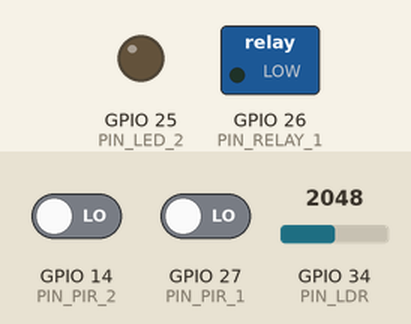
Recording of a sketch running on a simulated ESP32. Shown: switched loads named in the sketch (green lamp = pin HIGH), output pins drawn as LEDs (lit = HIGH). The inputs (shaded band) are chosen by the test bench; at power-on: GPIO 14 (PIN_PIR_2) LOW, GPIO 27 (PIN_PIR_1) LOW, GPIO 34 (PIN_LDR) = 2048. WiFi joins after 1.5 s; servers stay silent unless stated; random numbers use the default seed unless the sketch sets one; EEPROM starts erased; no MQTT or app messages arrive unless stated; what the sketch prints to the serial monitor is not drawn.

Above: at 3.3 s.
3.4 s: GPIO 14 (PIN_PIR_2) driven HIGH
At 4.4 s:
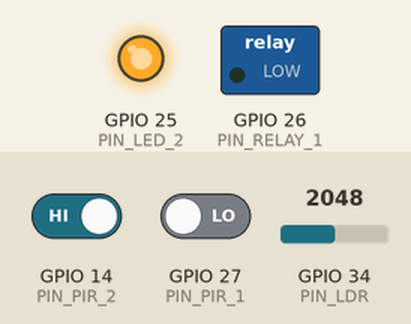
4.9 s: GPIO 27 (PIN_PIR_1) driven HIGH
Timing chart, 0 to 7.9 s (numbered marks = the images above; inputs shaded):
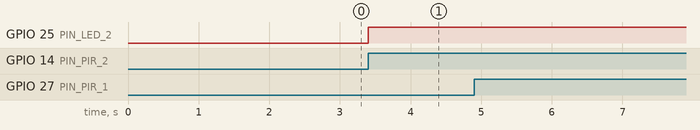

Measured:
- after the input at 3.4 s, GPIO 25 (PIN_LED_2): LOW → HIGH at once

The sketch:

esp32_firmware.ino
```cpp
/**
 * ============================================================================
 * Proyecto: SILA / Lumina IoT
 * Firmware: ESP32 Físico MULTI-NODO (Nodo 1 y Nodo 2) con MODO GLOBAL ÚNICO
 *
 * CARACTERÍSTICAS:
 * 1. Identidad limpia (SIN duplicados):
 *    - NODO 1: "sim-01" (Relé en GPIO 26, PIR 1 en GPIO 27, LDR en GPIO 34)
 *    - NODO 2: "sim-02" (LED 2 en GPIO 25, PIR 2 en GPIO 14)
 *
 * 2. MODO GLOBAL ÚNICO DEL SISTEMA:
 *    - "manual": Control individual desde la web por botones. Sensores no tocan la luz.
 *    - "pir": Modo Presencia.
 *             - PIR 1 gobierna únicamente el Relé 1 (10s de apagado).
 *             - PIR 2 gobierna únicamente el LED 2 (10s de apagado).
 *             - El sensor LDR NO interviene.
 *    - "ldr": Modo Luminaria / Crepuscular.
 *             - El sensor LDR gobierna AMBOS leds/focos a la vez.
 *             - Luz < 40% (oscuro) -> Se encienden AMBOS leds.
 *             - Luz >= 43% (iluminado) -> Se apagan AMBOS leds.
 *             - Los sensores PIR NO intervienen.
 * ============================================================================
 */

#include <WiFi.h>
#include <PubSubClient.h>
#include <ArduinoJson.h>
#include <Preferences.h>
#include "config.h"

// ─── Clientes y Memoria ───────────────────────────────────────────────────────
WiFiClient espClient;
PubSubClient client(espClient);
Preferences preferences;

// ─── Modo Global Único del Sistema ───────────────────────────────────────────
String modoGlobal = "pir";               // "manual" | "pir" | "ldr"

// ─── Variables de Estado - NODO 1 (sim-01) ───────────────────────────────────
String estadoFoco_1 = "off";
unsigned long ultimoMovimiento_1 = 0;
bool presenciaOcupada_1 = false;
unsigned long lastMsg_1 = 0;

// ─── Variables de Estado - NODO 2 (sim-02) ───────────────────────────────────
String estadoFoco_2 = "off";
unsigned long ultimoMovimiento_2 = 0;
bool presenciaOcupada_2 = false;
unsigned long lastMsg_2 = 0;

// ─── Prototipos ──────────────────────────────────────────────────────────────
void aplicarFoco1(bool encender);
void aplicarFoco2(bool encender);
void cambiarModoGlobal(String nuevoModo);
void conectarWiFi();
void reconnect();
void callback(char* topic, byte* payload, unsigned int length);
void enviarTelemetriaNodo1(int lightLevel);
void enviarTelemetriaNodo2(int lightLevel);

// ─── SETUP ───────────────────────────────────────────────────────────────────
void setup() {
  Serial.begin(115200);
  delay(500);
  Serial.println("\n========================================================");
  Serial.println("   ESP32 LUMINA IOT - SISTEMA CON MODO GLOBAL ÚNICO");
  Serial.println("   - NODO 1 (sim-01): Relé GPIO 26 | PIR 1 GPIO 27 | LDR GPIO 34");
  Serial.println("   - NODO 2 (sim-02): LED 2 GPIO 25 | PIR 2 GPIO 14");
  Serial.println("========================================================");

  // Sensores PIR como entradas con resistencia pull-down interna para evitar ruido/falsos positivos
  pinMode(PIN_PIR_1, INPUT_PULLDOWN);
  pinMode(PIN_PIR_2, INPUT_PULLDOWN);

  // Pin de salida LED 2
  pinMode(PIN_LED_2, OUTPUT);
  digitalWrite(PIN_LED_2, LOW);

  // Cargar estados persistidos desde flash (NVS)
  preferences.begin("lumina", false);
  modoGlobal = "pir"; // Inicia por defecto en modo PIR
  estadoFoco_1 = preferences.getString("foco1", "off");
  estadoFoco_2 = preferences.getString("foco2", "off");

  // Restaurar Nodo 1 (Relé de 5V)
  if (estadoFoco_1 == "on") {
    pinMode(PIN_RELAY_1, OUTPUT);
    digitalWrite(PIN_RELAY_1, LOW); // Relé activo bajo
    Serial.println("[INICIO] Nodo 1 (Relé): Restaurado ENCENDIDO");
  } else {
    pinMode(PIN_RELAY_1, INPUT);    // Corte Hi-Z
    Serial.println("[INICIO] Nodo 1 (Relé): Restaurado APAGADO");
  }

  // Restaurar Nodo 2 (LED 2)
  if (estadoFoco_2 == "on") {
    digitalWrite(PIN_LED_2, HIGH);
    Serial.println("[INICIO] Nodo 2 (LED 2): Restaurado ENCENDIDO");
  } else {
    digitalWrite(PIN_LED_2, LOW);
    Serial.println("[INICIO] Nodo 2 (LED 2): Restaurado APAGADO");
  }

  Serial.println("[MODO] Sistema iniciando en MODO PIR (Presencia)");

  // Conexión Wi-Fi y MQTT
  conectarWiFi();
  client.setServer(MQTT_SERVER, MQTT_PORT);
  client.setCallback(callback);
  client.setBufferSize(512);
}

// ─── CONEXIÓN WI-FI ──────────────────────────────────────────────────────────
void conectarWiFi() {
  Serial.printf("[WIFI] Conectando a: %s\n", WIFI_SSID);
  WiFi.mode(WIFI_STA);
  WiFi.begin(WIFI_SSID, WIFI_PASSWORD);

  int intentos = 0;
  while (WiFi.status() != WL_CONNECTED && intentos < 30) {
    delay(400);
    Serial.print(".");
    intentos++;
  }

  if (WiFi.status() == WL_CONNECTED) {
    Serial.println("\n[WIFI] ¡Conectado exitosamente!");
    Serial.printf("[WIFI] IP asignada: %s\n", WiFi.localIP().toString().c_str());
  } else {
    Serial.println("\n[WIFI] No se pudo conectar a la red Wi-Fi. Reintentará en loop.");
  }
}

// ─── RECONEXIÓN MQTT ─────────────────────────────────────────────────────────
void reconnect() {
  while (!client.connected()) {
    if (WiFi.status() != WL_CONNECTED) {
      conectarWiFi();
    }

    Serial.print("[MQTT] Conectando con HiveMQ...");
    String clientId = "Lumina_Global_" + String(random(0xffff), HEX);

    if (client.connect(clientId.c_str(), "sila/sim-01/status", 1, true, "offline")) {
      Serial.println(" ¡Conectado!");

      // Anunciar ÚNICAMENTE los 2 nodos reales como Online (retenido)
      client.publish("sila/sim-01/status", "online", true);
      client.publish("sila/sim-02/status", "online", true);

      // Suscripciones Nodo 1 (sim-01)
      client.subscribe("sila/sim-01/cmd");
      client.subscribe("sila/sim-01/cmd/light");
      client.subscribe("sila/sim-01/cmd/mode");

      // Suscripciones Nodo 2 (sim-02)
      client.subscribe("sila/sim-02/cmd");
      client.subscribe("sila/sim-02/cmd/light");
      client.subscribe("sila/sim-02/cmd/mode");

      // Tópicos globales y legacy
      client.subscribe("sila/cmd/mode");
      client.subscribe("qazadores/sensor/control");

      Serial.println("[MQTT] Suscripciones activas para sim-01 y sim-02.");

      // Forzar telemetría inmediata de ambos
      lastMsg_1 = 0;
      lastMsg_2 = 0;
    } else {
      Serial.printf(" Falló (rc=%d). Reintentando en 5 segundos...\n", client.state());
      delay(5000);
    }
  }
}

// ─── CONTROL DEL RELÉ 1 (NODO 1) ─────────────────────────────────────────────
void aplicarFoco1(bool encender) {
  if (encender) {
    pinMode(PIN_RELAY_1, OUTPUT);
    digitalWrite(PIN_RELAY_1, LOW); // Enciende relé (activo bajo)
    estadoFoco_1 = "on";
  } else {
    pinMode(PIN_RELAY_1, INPUT);    // Apaga relé (Hi-Z corte total)
    estadoFoco_1 = "off";
  }
  preferences.putString("foco1", estadoFoco_1);
}

// ─── CONTROL DEL LED 2 (NODO 2) ──────────────────────────────────────────────
void aplicarFoco2(bool encender) {
  if (encender) {
    pinMode(PIN_LED_2, OUTPUT);
    digitalWrite(PIN_LED_2, HIGH);  // Enciende LED 2 (3.3V)
    estadoFoco_2 = "on";
  } else {
    pinMode(PIN_LED_2, OUTPUT);
    digitalWrite(PIN_LED_2, LOW);   // Apaga LED 2 (0V)
    estadoFoco_2 = "off";
  }
  preferences.putString("foco2", estadoFoco_2);
}

// ─── CAMBIAR MODO GLOBAL ─────────────────────────────────────────────────────
void cambiarModoGlobal(String nuevoModo) {
  modoGlobal = nuevoModo;
  Serial.printf("\n>>> [MODO GLOBAL] El sistema cambió a: MODO %s <<<\n", modoGlobal.c_str());

  // Al pasar a modo PIR, si no hay presencia inmediata, apagamos de una vez
  if (modoGlobal == "pir") {
    if (!presenciaOcupada_1 && estadoFoco_1 == "on") aplicarFoco1(false);
    if (!presenciaOcupada_2 && estadoFoco_2 == "on") aplicarFoco2(false);
  }

  // Notificar inmediatamente a ambos nodos en la app
  lastMsg_1 = 0;
  lastMsg_2 = 0;
}

// ─── CALLBACK DE MENSAJES MQTT ───────────────────────────────────────────────
void callback(char* topic, byte* payload, unsigned int length) {
  String mensaje = "";
  for (unsigned int i = 0; i < length; i++) {
    mensaje += (char)payload[i];
  }

  String t = String(topic);
  Serial.printf("[MQTT RECV] %s -> %s\n", topic, mensaje.c_str());

  JsonDocument doc;
  DeserializationError err = deserializeJson(doc, mensaje);
  if (err) return;

  // Extraer comando
  String comando = "";
  if (!doc["action"].isNull())   comando = doc["action"].as<String>();
  if (comando == "" && !doc["comando"].isNull()) comando = doc["comando"].as<String>();
  if (comando == "" && !doc["state"].isNull())   comando = doc["state"].as<String>();
  if (comando == "" && !doc["light"].isNull())   comando = doc["light"].as<String>();
  if (comando == "" && !doc["mode"].isNull())    comando = doc["mode"].as<String>();
  comando.toLowerCase();
  comando.trim();

  // ── 1. Comandos de cambio de MODO GLOBAL ──
  if (comando == "manual") {
    cambiarModoGlobal("manual");
    return;
  }
  if (comando == "pir" || comando == "auto" || comando == "automatico" || comando == "presencia") {
    cambiarModoGlobal("pir");
    return;
  }
  if (comando == "ldr" || comando == "luminaria" || comando == "luz") {
    cambiarModoGlobal("ldr");
    return;
  }

  // ── 2. Comandos de encendido / apagado manual por nodo ──
  String dev = "";
  if (!doc["deviceId"].isNull()) dev = doc["deviceId"].as<String>();
  dev.toLowerCase();

  bool esNodo2 = (t.indexOf("sim-02") >= 0 || dev == "sim-02");

  if (esNodo2) {
    if (comando == "encender" || comando == "on" || comando == "light_on") {
      aplicarFoco2(true);
      cambiarModoGlobal("manual");
      Serial.println(">> App: ENCENDER NODO 2 (Manual)");
    } else if (comando == "apagar" || comando == "off" || comando == "light_off") {
      aplicarFoco2(false);
      cambiarModoGlobal("manual");
      Serial.println(">> App: APAGAR NODO 2 (Manual)");
    }
    lastMsg_2 = 0;
  } else {
    if (comando == "encender" || comando == "on" || comando == "light_on") {
      aplicarFoco1(true);
      cambiarModoGlobal("manual");
      Serial.println(">> App: ENCENDER NODO 1 (Manual)");
    } else if (comando == "apagar" || comando == "off" || comando == "light_off") {
      aplicarFoco1(false);
      cambiarModoGlobal("manual");
      Serial.println(">> App: APAGAR NODO 1 (Manual)");
    }
    lastMsg_1 = 0;
  }
}

// ─── LOOP PRINCIPAL ──────────────────────────────────────────────────────────
void loop() {
  if (!client.connected()) {
    reconnect();
  }
  client.loop();

  unsigned long now = millis();

  // ==========================================
  // 1. SENSOR PIR 1 (NODO 1 - GPIO 27)
  // ==========================================
  int rawPir1 = digitalRead(PIN_PIR_1);
  if (rawPir1 == HIGH) {
    ultimoMovimiento_1 = now;
  }
  bool ocupado_1 = (rawPir1 == HIGH) || (ultimoMovimiento_1 > 0 && (now - ultimoMovimiento_1 < OFF_DELAY_MS));

  if (ocupado_1 != presenciaOcupada_1) {
    presenciaOcupada_1 = ocupado_1;
    if (presenciaOcupada_1) {
      Serial.println(">>> [PIR 1 - NODO 1] Presencia detectada");
    } else {
      Serial.println("... [PIR 1 - NODO 1] 10s sin presencia finalizados");
    }
    lastMsg_1 = 0;
  }

  // ==========================================
  // 2. SENSOR PIR 2 (NODO 2 - GPIO 14)
  // ==========================================
  int rawPir2 = digitalRead(PIN_PIR_2);
  if (rawPir2 == HIGH) {
    ultimoMovimiento_2 = now;
  }
  bool ocupado_2 = (rawPir2 == HIGH) || (ultimoMovimiento_2 > 0 && (now - ultimoMovimiento_2 < OFF_DELAY_MS));

  if (ocupado_2 != presenciaOcupada_2) {
    presenciaOcupada_2 = ocupado_2;
    if (presenciaOcupada_2) {
      Serial.println(">>> [PIR 2 - NODO 2] Presencia detectada");
    } else {
      Serial.println("... [PIR 2 - NODO 2] 10s sin presencia finalizados");
    }
    lastMsg_2 = 0;
  }

  // ==========================================
  // 3. SENSOR LDR (GPIO 34)
  // ==========================================
  int rawLdr = analogRead(PIN_LDR);
  int lightLevel = constrain(map(rawLdr, 0, 4095, 100, 0), 0, 100);

  // ==========================================
  // 4. LÓGICA DEL MODO GLOBAL
  // ==========================================

  if (modoGlobal == "pir") {
    // ── MODO PIR (Presencia pura e independiente) ──
    // El sensor LDR NO interviene aquí
    // Nodo 1:
    if (presenciaOcupada_1) {
      if (estadoFoco_1 != "on") { aplicarFoco1(true); lastMsg_1 = 0; }
    } else {
      if (estadoFoco_1 != "off") { aplicarFoco1(false); lastMsg_1 = 0; }
    }

    // Nodo 2:
    if (presenciaOcupada_2) {
      if (estadoFoco_2 != "on") { aplicarFoco2(true); lastMsg_2 = 0; }
    } else {
      if (estadoFoco_2 != "off") { aplicarFoco2(false); lastMsg_2 = 0; }
    }
  }
  else if (modoGlobal == "ldr") {
    // ── MODO LDR (Luminaria crepuscular para ambos) ──
    // Los sensores PIR NO intervienen aquí
    if (lightLevel < LDR_UMBRAL_ENCENDIDO) {
      // Oscuro (< 40%) -> SE PRENDEN AMBOS
      if (estadoFoco_1 != "on") { aplicarFoco1(true); lastMsg_1 = 0; }
      if (estadoFoco_2 != "on") { aplicarFoco2(true); lastMsg_2 = 0; }
    } else if (lightLevel >= LDR_UMBRAL_APAGADO) {
      // Iluminado (>= 43%) -> SE APAGAN AMBOS
      if (estadoFoco_1 != "off") { aplicarFoco1(false); lastMsg_1 = 0; }
      if (estadoFoco_2 != "off") { aplicarFoco2(false); lastMsg_2 = 0; }
    }
  }
  // Si modoGlobal == "manual", no se hace nada automático; cada foco obedece sus botones web

  // ==========================================
  // 5. ENVÍO PERIÓDICO DE TELEMETRÍA (4.8 segundos)
  // ==========================================
  if (now - lastMsg_1 > 4800) {
    lastMsg_1 = now;
    enviarTelemetriaNodo1(lightLevel);
  }

  if (now - lastMsg_2 > 4800) {
    lastMsg_2 = now;
    enviarTelemetriaNodo2(lightLevel);
  }

  delay(10);
}

// ─── TELEMETRÍA NODO 1 (sim-01) ──────────────────────────────────────────────
void enviarTelemetriaNodo1(int lightLevel) {
  bool presence = presenciaOcupada_1;

  String payload = "{\"deviceId\":\"sim-01\",\"presence\":" + String(presence ? "true" : "false") +
                   ",\"lightLevel\":" + String(lightLevel) +
                   ",\"light\":\"" + estadoFoco_1 +
                   "\",\"mode\":\"" + modoGlobal + "\"}";

  client.publish("sila/sim-01/telemetry", payload.c_str());

  Serial.printf("[TELEMETRIA N1] Luz: %s | Modo: %s | PIR1: %s | LDR: %d%%\n",
                estadoFoco_1.c_str(), modoGlobal.c_str(), presence ? "SI" : "NO", lightLevel);
}

// ─── TELEMETRÍA NODO 2 (sim-02) ──────────────────────────────────────────────
void enviarTelemetriaNodo2(int lightLevel) {
  bool presence = presenciaOcupada_2;

  String payload = "{\"deviceId\":\"sim-02\",\"presence\":" + String(presence ? "true" : "false") +
                   ",\"lightLevel\":" + String(lightLevel) +
                   ",\"light\":\"" + estadoFoco_2 +
                   "\",\"mode\":\"" + modoGlobal + "\"}";

  client.publish("sila/sim-02/telemetry", payload.c_str());

  Serial.printf("[TELEMETRIA N2] Luz: %s | Modo: %s | PIR2: %s\n",
                estadoFoco_2.c_str(), modoGlobal.c_str(), presence ? "SI" : "NO");
}
```

config.h
```cpp
#pragma once
#include <Arduino.h>

// ─── 1. Red Wi-Fi ─────────────────────────────────────────────────────────────
// Ingresa el SSID y contraseña de tu red Wi-Fi (o punto de acceso del celular)
#define WIFI_SSID           "VCW-05038"
#define WIFI_PASSWORD       "ZTE0RUWL9F01047"

// ─── 2. Broker MQTT en la Nube (HiveMQ) ──────────────────────────────────────
#define MQTT_SERVER         "broker.hivemq.com"
#define MQTT_PORT           1883

// ─── 3. Asignación de Pines de Hardware ───────────────────────────────────────
// NODO 1 (Zona 1: Relé de 5V y PIR 1):
#define PIN_RELAY_1         26   // Relé / Foco 1 (GPIO 26 - Activo Bajo / Hi-Z)
#define PIN_PIR_1           27   // Sensor PIR 1 (GPIO 27)
#define PIN_LDR             34   // Sensor de Luz LDR (GPIO 34)

// NODO 2 (Zona 2: LED 2 con Resistencia y PIR 2):
#define PIN_LED_2           25   // LED 2 con resistencia (GPIO 25 - Activo Alto)
#define PIN_PIR_2           14   // Sensor PIR 2 (GPIO 14)

// ─── 4. Identificadores de los Nodos en la App ────────────────────────────────
#define DEVICE_ID_1         "sim-01"   // Identificador de Nodo 1 en el Dashboard
#define DEVICE_ID_2         "sim-02"   // Identificador de Nodo 2 en el Dashboard

// ─── 5. Parámetros de Temporización ───────────────────────────────────────────
// Tiempo sin movimiento (en milisegundos) antes de apagar la luz automáticamente
#define OFF_DELAY_MS        5000   // 5 segundos de cortesía sin movimiento

// ─── 6. Parámetros de Luz Ambiental (LDR) ─────────────────────────────────────
#define LDR_UMBRAL_ENCENDIDO  40    // Menos de 40% de luz ambiental
#define LDR_UMBRAL_APAGADO    43    // Margen de histéresis (>= 43% para apagar)
```
